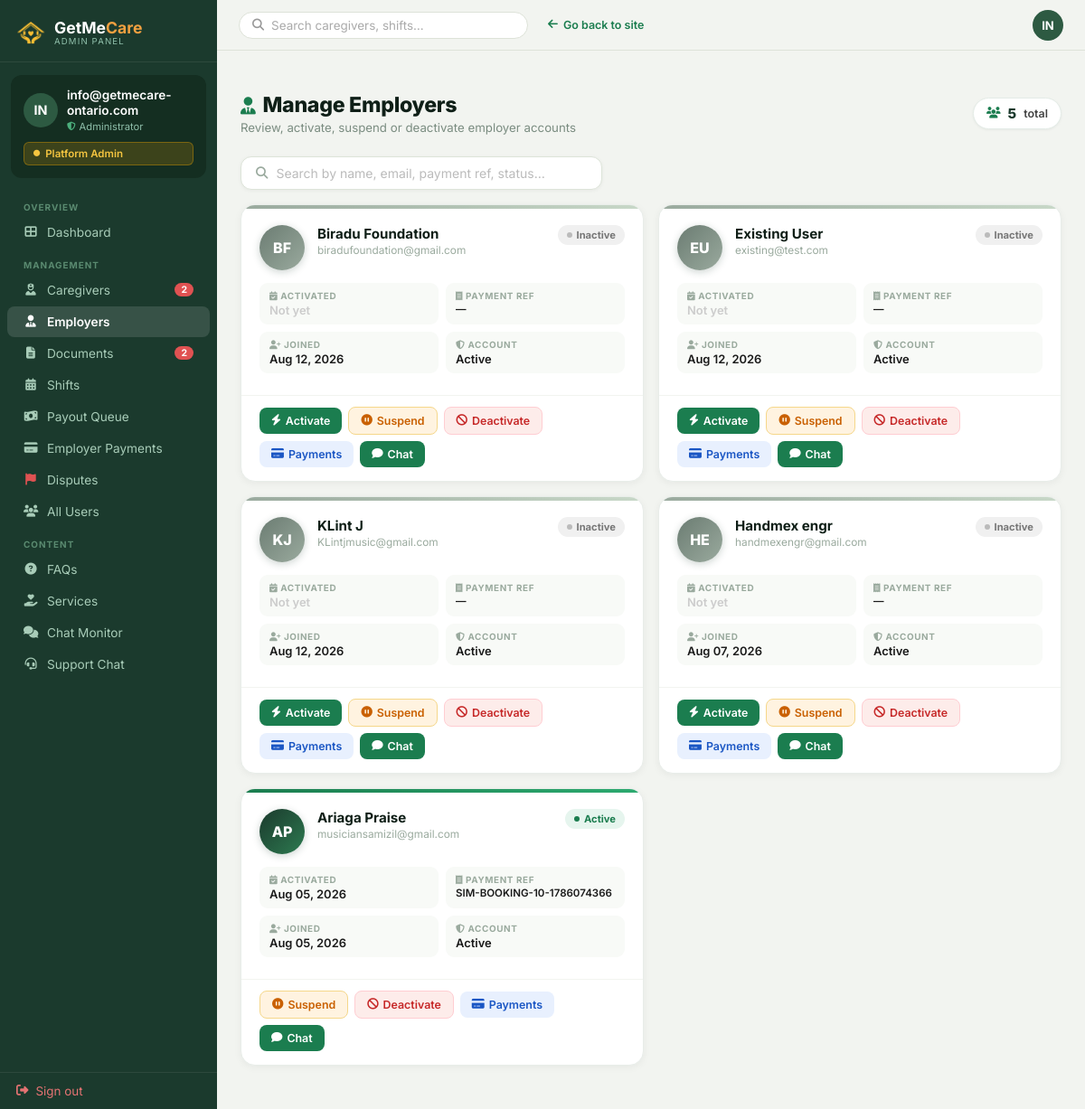
The app's page /admin-panel/employers/ (signed in) with its own data.
### Account/models.py (models this page shows, shortened)
class CustomUser(AbstractUser):
    EMPLOYER = 'employer'
    CAREGIVER = 'caregiver'
    ROLE_CHOICES = [
        (EMPLOYER, 'Employer / Family'),
        (CAREGIVER, 'Caregiver / PSW'),
    ]
    role = models.CharField(
        max_length=20,
        choices=ROLE_CHOICES,
        default=EMPLOYER,
    )
    phone = models.CharField(max_length=20, blank=True)
    @property
    def is_admin(self):
        return self.is_superuser or self.is_staff
    @property
    def is_employer(self):
        return self.role == self.EMPLOYER and not self.is_admin
    @property
    def is_caregiver(self):
        return self.role == self.CAREGIVER and not self.is_admin

class EmployerProfile(models.Model):
    ACTIVATION_FEE = 39.99  # CAD — flat one-time activation fee
    ACCOUNT_ACTIVE      = 'active'
    ACCOUNT_SUSPENDED   = 'suspended'
    ACCOUNT_DEACTIVATED = 'deactivated'
    ACCOUNT_STATUS_CHOICES = [
        (ACCOUNT_ACTIVE,      'Active'),
        (ACCOUNT_SUSPENDED,   'Suspended'),
        (ACCOUNT_DEACTIVATED, 'Deactivated'),
    ]
    user               = models.OneToOneField(
        CustomUser, on_delete=models.CASCADE, related_name='employer_profile',
    )
    is_active          = models.BooleanField(default=False,
                         help_text='True after one-time activation fee is paid')
    activation_paid_at = models.DateTimeField(null=True, blank=True)
    payment_reference  = models.CharField(max_length=200, blank=True)
    created_at         = models.DateTimeField(auto_now_add=True)
    updated_at         = models.DateTimeField(auto_now=True)
    last_activation_reminder_sent = models.DateTimeField(
        null=True, blank=True,
        help_text='Last time an "activate your account" reminder was sent',
    )
    account_status     = models.CharField(
        max_length=20,
        choices=ACCOUNT_STATUS_CHOICES,
        default=ACCOUNT_ACTIVE,
        help_text='Admin-controlled moderation status',
    )
    status_reason      = models.TextField(
        blank=True,
        help_text='Reason given to employer for suspension/deactivation',
    )
    status_changed_at  = models.DateTimeField(
        null=True, blank=True,
        help_text='When the account_status was last changed by admin',
    )

### AdminApp/views.py (the view)
    @login_required(login_url='Account:login')
    def wrapper(request, *args, **kwargs):
        if not (request.user.is_staff or request.user.is_superuser):
            messages.error(request, 'Access denied. Admin account required.')
            return redirect('Account:login')
        return view_func(request, *args, **kwargs)

### templates/AdminApp/manage-employers.html (shortened to what this page needs)
{% extends "AdminApp/base_admin.html" %}
{% block content %}
<div class="mp-header">
  <div class="mp-header-left">
    <h1><i class="fas fa-user-tie" style="color:#1b7d4f;font-size:1.2rem;margin-right:8px"></i>Manage Employers</h1>
    <p>Review, activate, suspend or deactivate employer accounts</p>
  </div>
  <div class="mp-stat-pills">
    <div class="mp-stat-pill">
      <i class="fas fa-users" style="color:#1b7d4f"></i>
      <span class="pill-val">{{ total_count }}</span> total
    </div>
  </div>
</div>
<form method="get" action="" style="margin-bottom:16px;">
  <div style="display:flex;align-items:center;gap:10px;flex-wrap:wrap;">
    <div class="mp-search-box">
      <i class="fas fa-search"></i>
      <input type="text" name="q" placeholder="Search by name, email, payment ref, status…" value="{{ search_q|default:'' }}" autofocus>
    </div>
  </div>
</form>
<div class="emp-grid">
{% for p in profiles %}
  <div class="emp-card">
    <div class="emp-accent
      {% if p.account_status == 'suspended' %}emp-accent-suspend
      {% elif p.account_status == 'deactivated' %}emp-accent-deact
      {% elif not p.is_active %}emp-accent-inact
      {% else %}emp-accent-active{% endif %}">
    </div>
    <div class="emp-card-body">
      <div class="emp-top">
        <div class="emp-av
          {% if p.account_status == 'suspended' %}emp-av-suspend
          {% elif p.account_status == 'deactivated' %}emp-av-deact
          {% elif not p.is_active %}emp-av-inact
          {% else %}emp-av-active{% endif %}">
          {% if p.user.first_name %}{{ p.user.first_name|first|upper }}{{ p.user.last_name|first|upper }}{% else %}{{ p.user.username|slice:":2"|upper }}{% endif %}
        </div>
        <div class="emp-name-block">
          <div class="emp-name">{{ p.user.get_full_name|default:p.user.username }}</div>
          <div class="emp-email">{{ p.user.email }}</div>
        </div>
        {% if p.account_status == 'suspended' %}
          <span class="emp-sbadge esb-suspend"><span class="esb-dot esd-suspend"></span> Suspended</span>
        {% elif p.account_status == 'deactivated' %}
          <span class="emp-sbadge esb-deact"><span class="esb-dot esd-deact"></span> Deactivated</span>
        {% elif p.is_active %}
          <span class="emp-sbadge esb-active"><span class="esb-dot esd-active"></span> Active</span>
        {% else %}
          <span class="emp-sbadge esb-inact"><span class="esb-dot esd-inact"></span> Inactive</span>
        {% endif %}
      </div>
      <div class="emp-meta">
        <div class="emp-meta-item">
          <div class="emp-meta-lbl"><i class="fas fa-calendar-check" style="margin-right:3px"></i>Activated</div>
          <div class="emp-meta-val">{% if p.activation_paid_at %}{{ p.activation_paid_at|date:"M d, Y" }}{% else %}<span style="color:#ccc">Not yet</span>{% endif %}</div>
        </div>
        <div class="emp-meta-item">
          <div class="emp-meta-lbl"><i class="fas fa-receipt" style="margin-right:3px"></i>Payment Ref</div>
          <div class="emp-meta-val" style="font-size:.72rem;overflow:hidden;text-overflow:ellipsis;white-space:nowrap" title="{{ p.payment_reference }}">{{ p.payment_reference|default:"—" }}</div>
        </div>
        <div class="emp-meta-item">
          <div class="emp-meta-lbl"><i class="fas fa-user-plus" style="margin-right:3px"></i>Joined</div>
          <div class="emp-meta-val">{{ p.created_at|date:"M d, Y" }}</div>
        </div>
        <div class="emp-meta-item">
          <div class="emp-meta-lbl"><i class="fas fa-shield-alt" style="margin-right:3px"></i>Account</div>
          <div class="emp-meta-val">
            {% if p.account_status == 'suspended' %}Suspended
            {% elif p.account_status == 'deactivated' %}Deactivated
            {% else %}Active{% endif %}
          </div>
        </div>
      </div>
    </div>
    <div class="emp-actions">
      {% if not p.is_active and p.account_status == 'active' %}
      <form method="post" action="{% url 'AdminApp:activate_employer' p.pk %}" style="margin:0">
        <button type="submit" class="ec-btn ecb-green"><i class="fas fa-bolt"></i> Activate</button>
      </form>
      {% endif %}
      {% if p.account_status != 'suspended' and p.account_status != 'deactivated' %}
      <button type="button" class="ec-btn ecb-suspend"
        onclick="openMod('suspend',{{ p.pk }},'{{ p.user.get_full_name|escapejs }}')">
        <i class="fas fa-pause-circle"></i> Suspend
      </button>
      {% endif %}
      {% if p.account_status != 'deactivated' %}
      <button type="button" class="ec-btn ecb-deact"
        onclick="openMod('deactivate',{{ p.pk }},'{{ p.user.get_full_name|escapejs }}')">
        <i class="fas fa-ban"></i> Deactivate
      </button>
      {% endif %}
      <a href="{% url 'AdminApp:employer_payments' %}" class="ec-btn ecb-pay">
        <i class="fas fa-credit-card"></i> Payments
      </a>
      <a href="{% url 'admin_support_start' p.user.pk %}" class="ec-btn ecb-green">
        <i class="fas fa-comment"></i> Chat
      </a>
    </div>
  </div>
{% empty %}
  <div class="emp-empty">
    <i class="fas fa-user-slash"></i>
    No employer profiles found.
  </div>
{% endfor %}
</div>
{% endblock %}

### templates/AdminApp/base_admin.html (shortened to what this page needs)
﻿{% load static %}
<!doctype html>
<html lang="en">
<head>
  <link rel="stylesheet" href="https://cdnjs.cloudflare.com/ajax/libs/font-awesome/6.4.0/css/all.min.css"/>
</head>
<body>
<aside class="adm-sidebar" id="adm-sidebar">
  <div class="adm-logo">
    <a href="{% url 'home' %}">
      <img src="{% static 'Caregiver/images/sitelog.png' %}" alt="GetMeCare" style="width:32px;height:32px;object-fit:contain;filter:brightness(0) saturate(100%) invert(72%) sepia(60%) saturate(600%) hue-rotate(345deg) brightness(105%) contrast(95%)">
      <div>
        <div class="adm-logo-name">GetMe<span style="color:#F0A040">Care</span></div>
        <div class="adm-logo-sub">Admin Panel</div>
      </div>
    </a>
  </div>
  <div class="adm-profile">
    <div class="adm-profile-row">
      <div class="adm-av">{% if request.user.first_name %}{{ request.user.first_name|first|upper }}{{ request.user.last_name|first|upper }}{% else %}{{ request.user.username|slice:":2"|upper }}{% endif %}</div>
      <div>
        <div class="adm-av-name">{{ request.user.get_full_name|default:request.user.username }}</div>
        <div class="adm-av-role"><i class="fas fa-shield-alt" style="color:#4caf7d;font-size:.6rem;"></i> Administrator</div>
      </div>
    </div>
    <div class="adm-badge"><i class="fas fa-circle" style="font-size:.45rem;"></i> Platform Admin</div>
  </div>
  <div class="adm-nav">
    <div class="adm-nav-section">Overview</div>
    <a href="{% url 'AdminApp:dashboard' %}" {% if request.resolver_match.url_name == 'dashboard' %}class="active"{% endif %}>
      <i class="fas fa-th-large"></i> Dashboard
    </a>
    <div class="adm-nav-section">Management</div>
    <a href="{% url 'AdminApp:manage_caregivers' %}" {% if request.resolver_match.url_name == 'manage_caregivers' %}class="active"{% endif %}>
      <i class="fas fa-user-nurse"></i> Caregivers
      {% if pending_profiles %}<span class="adm-nav-badge">{{ pending_profiles }}</span>{% endif %}
    </a>
    <a href="{% url 'AdminApp:manage_employers' %}" {% if request.resolver_match.url_name == 'manage_employers' %}class="active"{% endif %}>
      <i class="fas fa-user-tie"></i> Employers
    </a>
    <a href="{% url 'AdminApp:review_documents' %}" {% if request.resolver_match.url_name == 'review_documents' %}class="active"{% endif %}>
      <i class="fas fa-file-alt"></i> Documents
      {% if pending_docs %}<span class="adm-nav-badge">{{ pending_docs }}</span>{% endif %}
    </a>
    <a href="{% url 'AdminApp:manage_shifts' %}" {% if request.resolver_match.url_name == 'manage_shifts' %}class="active"{% endif %}>
      <i class="fas fa-calendar-alt"></i> Shifts
    </a>
    <a href="{% url 'AdminApp:payout_queue' %}" {% if request.resolver_match.url_name == 'payout_queue' %}class="active"{% endif %}>
      <i class="fas fa-money-bill-wave"></i> Payout Queue
    </a>
    <a href="{% url 'AdminApp:employer_payments' %}" {% if request.resolver_match.url_name == 'employer_payments' %}class="active"{% endif %}>
      <i class="fas fa-credit-card"></i> Employer Payments
    </a>
    <a href="{% url 'AdminApp:dispute_list' %}" {% if request.resolver_match.url_name == 'dispute_list' or request.resolver_match.url_name == 'dispute_detail' %}class="active"{% endif %}>
      <i class="fas fa-flag" style="color:#e05252"></i> Disputes
    </a>
    <a href="{% url 'AdminApp:manage_users' %}" {% if request.resolver_match.url_name == 'manage_users' %}class="active"{% endif %}>
      <i class="fas fa-users"></i> All Users
    </a>
    <div class="adm-nav-section">Content</div>
    <a href="{% url 'AdminApp:faq_list' %}" {% if request.resolver_match.url_name == 'faq_list' or request.resolver_match.url_name == 'faq_add' or request.resolver_match.url_name == 'faq_edit' %}class="active"{% endif %}>
      <i class="fas fa-question-circle"></i> FAQs
    </a>
    <a href="{% url 'AdminApp:service_list' %}" {% if request.resolver_match.url_name == 'service_list' or request.resolver_match.url_name == 'service_add' or request.resolver_match.url_name == 'service_edit' %}class="active"{% endif %}>
      <i class="fas fa-hand-holding-heart"></i> Services
    </a>
    <a href="{% url 'admin_chat_monitor' %}" {% if request.resolver_match.url_name == 'admin_chat_monitor' %}class="active"{% endif %}>
      <i class="fas fa-comments"></i> Chat Monitor
    </a>
    <a href="{% url 'admin_support' %}" {% if request.resolver_match.url_name == 'admin_support' %}class="active"{% endif %}>
      <i class="fas fa-headset"></i> Support Chat
    </a>
  </div>
  <div class="adm-signout">
    <a href="{% url 'Account:logout' %}"><i class="fas fa-sign-out-alt"></i> Sign out</a>
  </div>
</aside>
<div class="adm-topbar">
  <form method="get" action="" class="adm-search-bar-wrap" style="flex:1;max-width:320px;">
    <div class="adm-search">
      <i class="fas fa-search"></i>
      <input type="text" name="q" placeholder="Search caregivers, shifts…" value="{{ request.GET.q|default:'' }}">
    </div>
  </form>
  <a href="{% url 'home' %}" class="adm-back" style="margin-left:10px;">
    <i class="fas fa-arrow-left"></i> Go back to site
  </a>
  <div class="adm-topbar-av">{% if request.user.first_name %}{{ request.user.first_name|first|upper }}{{ request.user.last_name|first|upper }}{% else %}{{ request.user.username|slice:":2"|upper }}{% endif %}</div>
</div>
<main class="adm-main">
  <div class="adm-content">
    {% block content %}{% endblock %}
  </div>
</main>
  </body>
</html>

### records on screen
CustomUser: user.username "IN", user.get_full_name "info@getmecare-ontario.com"
EmployerProfile: user.first_name|first "B", user.last_name|first "F", user.get_full_name "Biradu Foundation", user.email "biradufoundation@gmail.com", account_status "active" (drawn), shows "Not yet", payment_reference "—", created_at "Aug 12, 2026", is_active False (drawn)
EmployerProfile: user.first_name|first "E", user.last_name|first "U", user.get_full_name "Existing User", user.email "existing@test.com", account_status "active" (drawn), shows "Not yet", payment_reference "—", created_at "Aug 12, 2026", is_active False (drawn)
EmployerProfile: user.first_name|first "K", user.last_name|first "J", user.get_full_name "KLint J", user.email "KLintjmusic@gmail.com", account_status "active" (drawn), shows "Not yet", payment_reference "—", created_at "Aug 12, 2026", is_active False (drawn)
EmployerProfile: user.first_name|first "H", user.last_name|first "E", user.get_full_name "Handmex engr", user.email "handmexengr@gmail.com", account_status "active" (drawn), shows "Not yet", payment_reference "—", created_at "Aug 07, 2026", is_active False (drawn)
EmployerProfile: user.first_name|first "A", user.last_name|first "P", user.get_full_name "Ariaga Praise", user.email "musiciansamizil@gmail.com", account_status "active" (drawn), activation_paid_at "Aug 05, 2026", payment_reference "SIM-BOOKING-10-1786074366", created_at "Aug 05, 2026"

### other values on screen
{{ pending_profiles }} "2"
{{ pending_docs }} "2"
{{ total_count }} "5"
